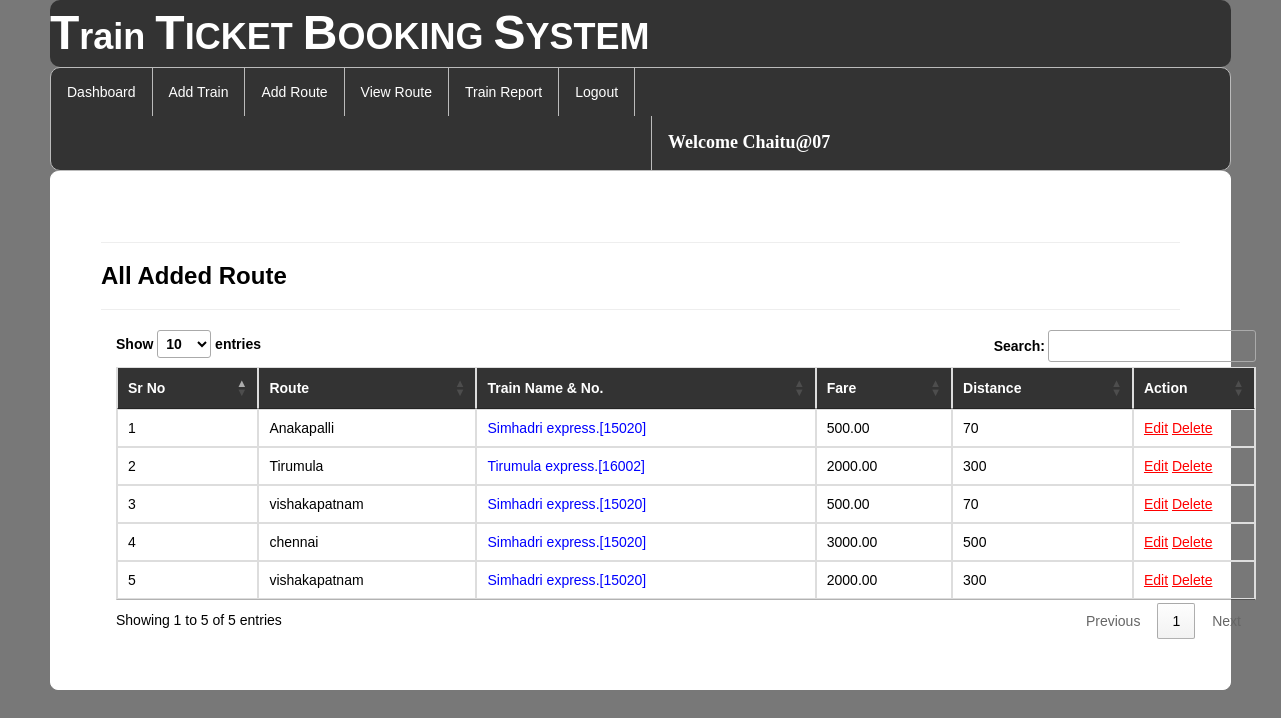
The app's page /availableroute/ (signed in) with its own data.
### railway/models.py (models this page shows, shortened)
class Add_route(models.Model):
    train = models.ForeignKey(Add_Train, on_delete=models.CASCADE)
    route = models.CharField(max_length=100,default='Unknown Route')
    fare = models.DecimalField(max_digits=10, decimal_places=2,default=0.00)
    seats = models.IntegerField(default=0)
    distance = models.IntegerField(default=0)

class Add_Train(models.Model):
    trainname=models.CharField(max_length=30,null=True)
    train_no=models.IntegerField(null=True)
    from_city=models.CharField(max_length=30,null=True)
    to_city=models.CharField(max_length=30,null=True)
    departuretime=models.CharField(max_length=30,null=True)
    arrivaltime=models.CharField(max_length=30,null=True)
    traveltime=models.CharField(max_length=100,null=True)
    distance=models.IntegerField(null=True)
    img=models.FileField(null=True)

### railway/views.py (the view)
# urls.py: path('availableroute/', displayroute, name="availableroute"),
def displayroute(request):
    if not request.user.is_authenticated:
        return redirect('login')
    data = Add_route.objects.all()
    data2 = Add_Train.objects.all()
    d = {'data':data,'data2':data2}
    return render(request,"availableroute.html",d)

### templates/availableroute.html (shortened to what this page needs)
{% extends 'navigation3.html' %}
{% load static %}
{% block b %}
<div style="color:Black;border:1px solid white;border-radius:8px;background-color:white;padding:50px">
<hr><h3><strong>All Added Route</strong></h3><hr>
        <div class="container">
<table class="table table-bordered" id="myTable">
  <thead style="color:white;background-color:#333">
  <tr>
    <th>Sr No</th>
    <th>Route</th>
      <th>Train Name & No.</th>
    <th>Fare</th>
    <th>Distance</th>
    <th>Action</th>
  </tr>
  </thead>
  <tbody>
{% for i in data %}
  <tr>
    <td>{{forloop.counter}}</td>
    <td>{{i.route}}</td>
      <td style="color:blue">{{i.train.trainname}}.[{{i.train.train_no}}]</td>
    <td>{{i.fare}}</td>
    <td>{{i.distance}}</td>
    <td style="width: 100px;">
        <a href="{% url 'editroute' i.id %}" style="color: red; text-decoration: underline;">Edit</a>
        <a href="{% url 'delete_route' i.id %}" style="color:red"><u>Delete</u></a></td>
  </tr>{% endfor %}
    </tbody>
</table>
 </div>
</div>
{% endblock %}

### templates/navigation3.html (shortened to what this page needs)
{% extends 'head.html' %}
{% load static %}
{% block body %}
<link rel = stylesheet href = "//cdn.datatables.net/1.10.19/css/jquery.dataTables.min.css">
<ul class="id2">
  <li id="id1"><a href="{% url 'admindashboard' %}">Dashboard</a></li>
  <li id="id1"><a href="{% url 'add_train' %}">Add Train</a></li>
  <li id="id1"><a href="{% url 'add_route' %}">Add Route</a></li>
  <li id="id1"><a href="{% url 'availableroute' %}">View Route</a></li>
  <li id="id1"><a href="{% url 'view_train'%}">Train Report</a></li>
  <li id="id1"><a href="{% url 'log_out' %}">Logout</a></li>
      <li id="id2" style="margin-left:600px"><a href="" style="color:white"><strong style="font-size:18px;font-family:cursive">Welcome {{request.user.username}}</strong></a></li>
</ul>
{% block b %}
{% endblock %}
{% endblock %}

### templates/navigation3.html (style rules this page uses)
.id2 { list-style-type: none; margin: 0; padding: 0; overflow: hidden; background-color: #333; border-radius:10px; border:1px solid #bbb; }
#id1 { float: left; border-right:1px solid #bbb; }
#id2 { float: left; border-left:1px solid #bbb; }
li:last-child { border-right: none; }
li a { display: block; color: white; text-align: center; padding: 14px 16px; text-decoration: none; }
body { font-family: Arial, Helvetica, sans-serif; }

### records on screen
Add_route: route "Anakapalli", train.trainname "Simhadri express", train.train_no "15020", fare "500.00", distance "70"
Add_route: route "Tirumula", train.trainname "Tirumula express", train.train_no "16002", fare "2000.00", distance "300"
Add_route: route "vishakapatnam", train.trainname "Simhadri express", train.train_no "15020", fare "500.00", distance "70"
Add_route: route "chennai", train.trainname "Simhadri express", train.train_no "15020", fare "3000.00", distance "500"
Add_route: route "vishakapatnam", train.trainname "Simhadri express", train.train_no "15020", fare "2000.00", distance "300"

### other values on screen
{{ request.user.username }} "Chaitu@07"
